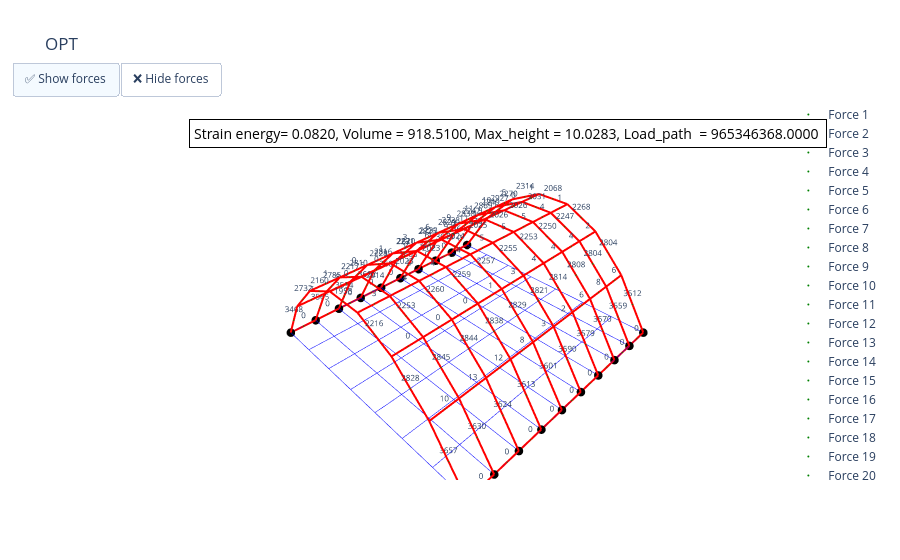

Notebook source saved alongside this figure:
### Code cell
##### Visual
#############################################################################################################
## Visualization 1
x_orig = grid_points[:, 0].cpu().detach().numpy()
y_orig = grid_points[:, 1].cpu().detach().numpy()
z_orig = grid_points[:, 2].cpu().detach().numpy()

x_fdm = new_node_coords[:, 0].cpu().detach().numpy()
y_fdm = new_node_coords[:, 1].cpu().detach().numpy()
z_fdm = new_node_coords[:, 2].cpu().detach().numpy()

Max_height = max(z_fdm)
fig = go.Figure()


for connection in connectivity:
    i, j = connection
    fig.add_trace(go.Scatter3d(
        x=[x_orig[i-1], x_orig[j-1]],
        y=[y_orig[i-1], y_orig[j-1]],
        z=[z_orig[i-1], z_orig[j-1]],
        mode='lines',
        line=dict(color='blue', width=1),
        name='Grid',
        showlegend=False
    ))

for connection in connectivity:
    i, j = connection
    fig.add_trace(go.Scatter3d(
        x=[x_fdm[i-1], x_fdm[j-1]],
        y=[y_fdm[i-1], y_fdm[j-1]],
        z=[z_fdm[i-1], z_fdm[j-1]],
        mode='lines',
        line=dict(color='red', width=4),
        name='FDM solution',
        showlegend=False
    ))


for node in Fixed_nodes:
    fig.add_trace(go.Scatter3d(
        x=[x_fdm[node-1]],
        y=[y_fdm[node-1]],
        z=[z_fdm[node-1]],
        mode='markers+text',
        marker=dict(size=5, color='black'),
        name=f'Fixed Node {node}',
        showlegend=False
    ))
    

force_traces = []
force_np = force.cpu().detach().numpy() 
for idx, connection in enumerate(connectivity):
    i, j = connection
    mid_x = (x_fdm[i-1] + x_fdm[j-1]) / 2
    mid_y = (y_fdm[i-1] + y_fdm[j-1]) / 2
    mid_z = (z_fdm[i-1] + z_fdm[j-1]) / 2
    trace = go.Scatter3d(
        x=[mid_x],
        y=[mid_y],
        z=[mid_z],
        mode='markers+text',
        marker=dict(size=1, color='green'),
        text=[f"{force_np[idx]:.0f}"],
        textposition='top center',
        textfont=dict(size=8),
        name=f'Force {idx+1}',
        visible=True
    )
    force_traces.append(trace)
    fig.add_trace(trace)

fig.update_layout(
    updatemenus=[
        dict(
            type="buttons",
            direction="right",
            x=0.1,
            y=1.1,
            buttons=[
                dict(
                    label="✅ Show forces",
                    method="update",
                    args=[{"visible": [True] * len(fig.data)}],
                ),
                dict(
                    label="❌ Hide forces",
                    method="update",
                    args=[{"visible": [True] * (len(fig.data) - len(force_traces)) + [False] * len(force_traces)}],
                )
            ]
        )
    ],
    scene=dict(
        xaxis=dict(
            showbackground=False,
            showgrid=False,
            showline=False,
            showticklabels=False,
            title=''
        ),
        yaxis=dict(
            showbackground=False,
            showgrid=False,
            showline=False,
            showticklabels=False,
            title=''
        ),
        zaxis=dict(
            showbackground=False,
            showgrid=False,
            showline=False,
            showticklabels=False,
            title=''
        ),
        aspectmode='data'
    ),
    title='OPT',
    annotations=[
        dict(
            x=0.05,  # X position (0-1, left to right)
            y=0.95,  # Y position (0-1, bottom to top)
            xref="paper",
            yref="paper",
            text=f"Strain energy= {Total_ES:.4f}, Volume = {Volume:.4f}, Max_height = {Max_height:.4f}, Load_path  = {load_path_q :.4f} ",
            showarrow=False,
            font=dict(
                size=14,
                color="black"
            ),
            bgcolor="white",
            bordercolor="black",
            borderwidth=1,
            borderpad=4
        )
    ]
)
fig.show()

fig.write_html("E_strain Opt(Z).html")

print(f"Strain energy= {Total_ES:.4f}, Volume = {Volume:.4f}, Max_height = {Max_height:.4f}, Load_path  = {load_path :.4f} ")
